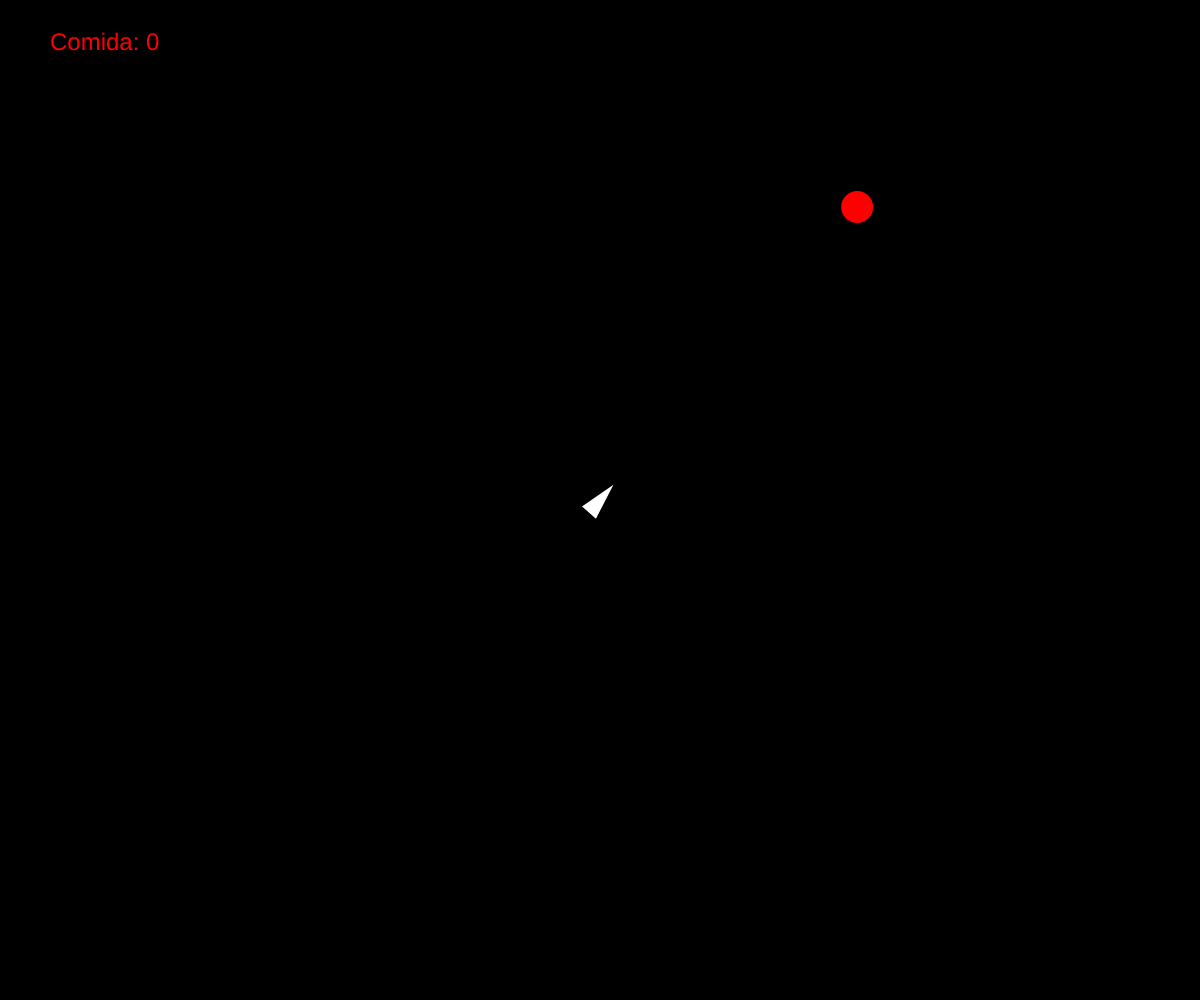
Frame 1 (no input)
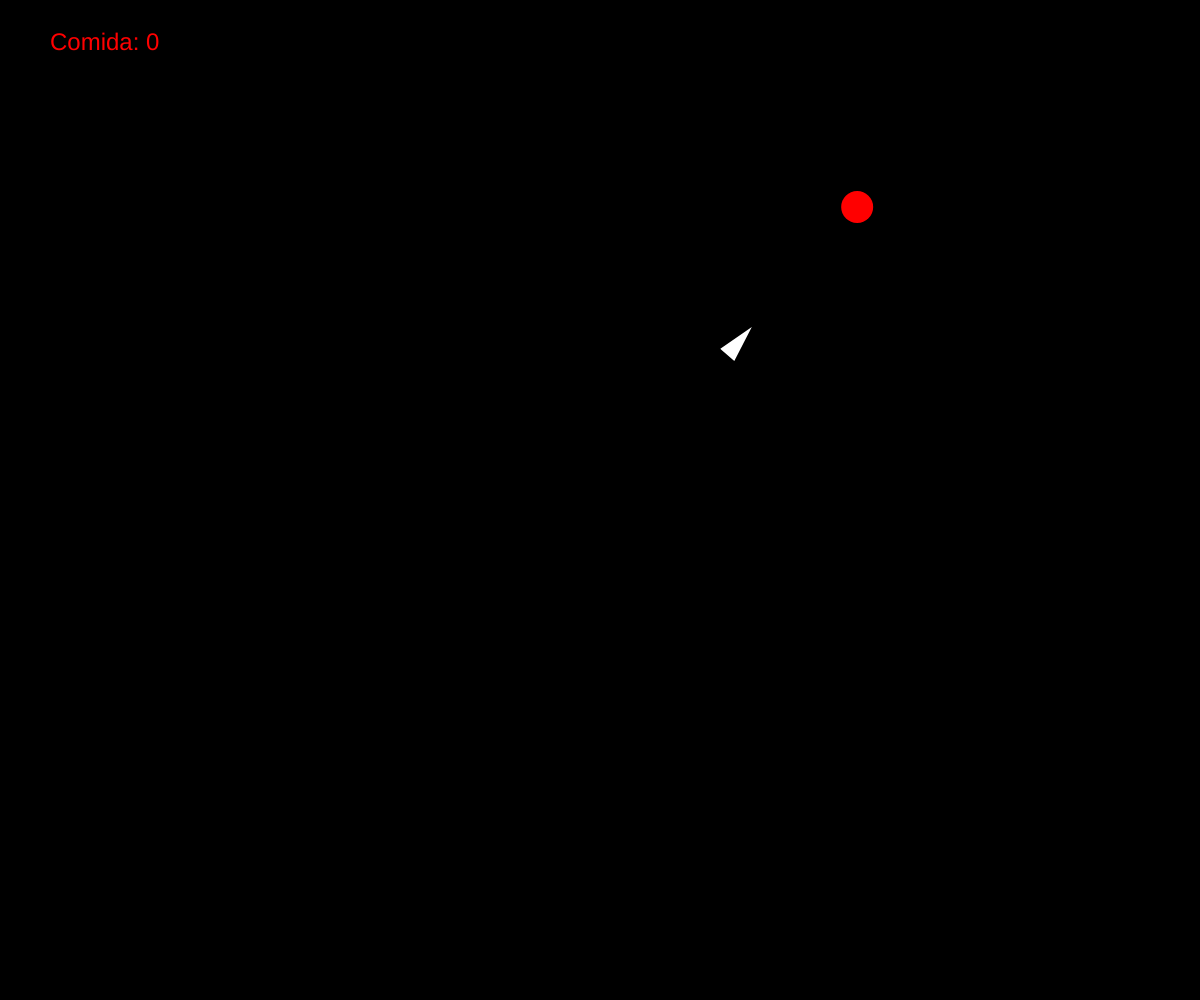
Frame 60 (no input)
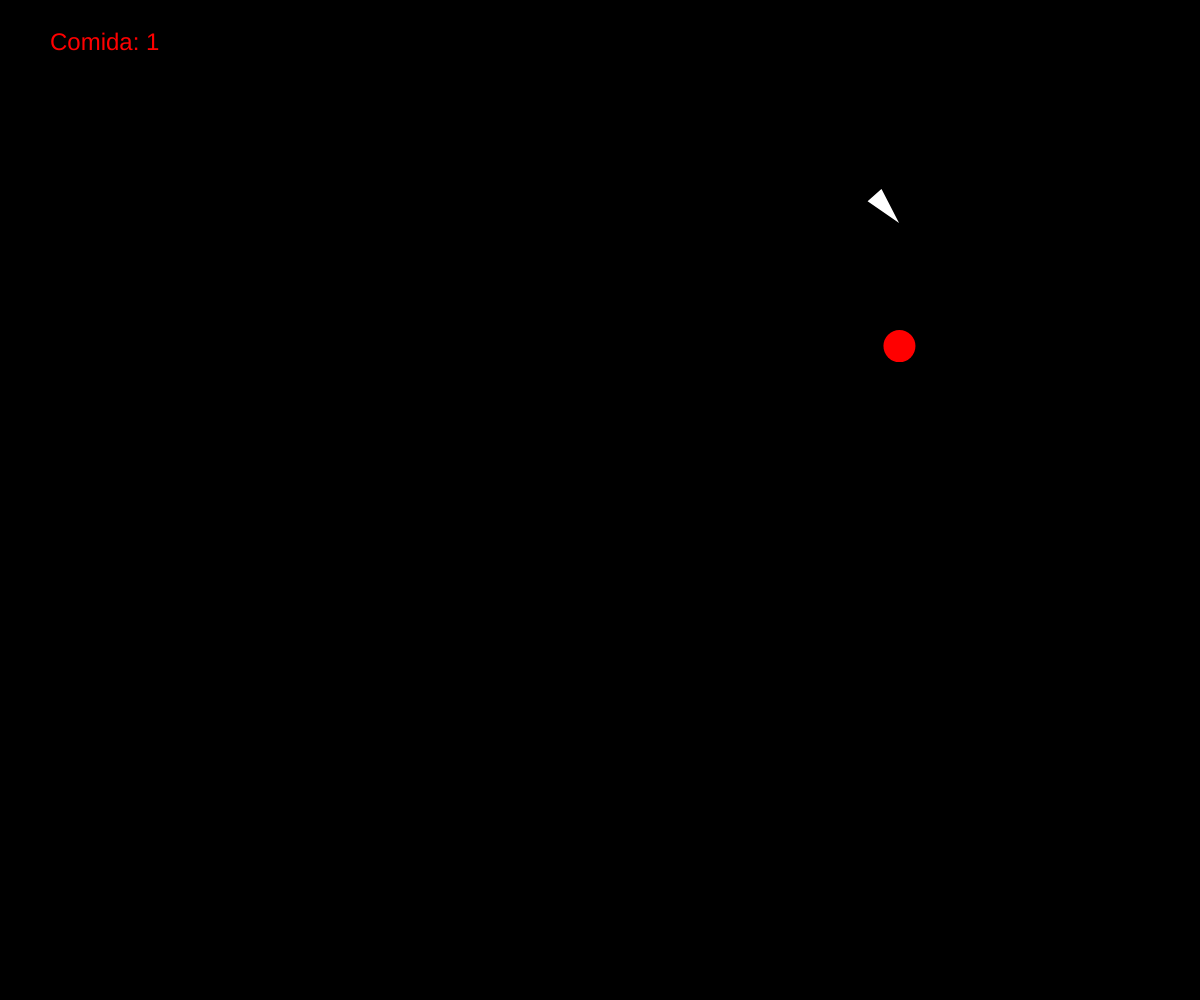
Frame 120 (the mouse pressed at the canvas centre since frame 60)

The p5.js sketch that drew these frames (run headless with seeded random() and noise() and a simulated clock; from frame 60 on, the mouse is pressed at the canvas centre):

// p5.js sketch
// ── sketch.js
// Seeking a Target (Seek)
// The Nature of Code
// The Coding Train / Daniel Shiffman
// https://youtu.be/p1Ws1ZhG36g
// https://thecodingtrain.com/learning/nature-of-code/5.2-seek.html

// Seek: https://editor.p5js.org/codingtrain/sketches/AxuChwlgb
// Seek with Sliders: https://editor.p5js.org/codingtrain/sketches/DROTtSI7J
// Arrive: https://editor.p5js.org/codingtrain/sketches/dQx9oOfTN
// Pursue: https://editor.p5js.org/codingtrain/sketches/XbsgoU_of

let vehicle;
let target;
let counter;

function setup() {
  createCanvas(windowWidth, windowHeight);
  vehicle = new Vehicle(width/2, height/2);
  target = createVector(random(width), random(height));
  counter = 0;
}

function draw() {
  background(0);
  fill(255, 0, 0);
  textSize(24);
  noStroke();
  
  d = ((target.x - vehicle.pos.x)**2 + (target.y - vehicle.pos.y)**2)**(1/2)
  if (d < 16) {
    target = createVector(random(width), random(height));
    counter += 1;
  }
  
  circle(target.x, target.y, 32);
  text("Comida: " + counter, 50, 50);
  
  vehicle.seek(target);
  vehicle.update();
  vehicle.show();
}

// ── vehicle.js
// Seeking a Target (Seek)
// The Nature of Code
// The Coding Train / Daniel Shiffman
// https://youtu.be/p1Ws1ZhG36g
// https://thecodingtrain.com/learning/nature-of-code/5.2-seek.html

// Seek: https://editor.p5js.org/codingtrain/sketches/AxuChwlgb
// Seek with Sliders: https://editor.p5js.org/codingtrain/sketches/DROTtSI7J
// Arrive: https://editor.p5js.org/codingtrain/sketches/dQx9oOfTN
// Pursue: https://editor.p5js.org/codingtrain/sketches/XbsgoU_of

class Vehicle {
  constructor(x, y) {
    this.pos = createVector(x, y);
    this.vel = createVector(0, 0);
    this.acc = createVector(0, 0);
    this.maxSpeed = 4;
    this.maxForce = 0.25;
    this.r = 16;
  }

  seek(target) {
    let force = p5.Vector.sub(target, this.pos);
    force.setMag(this.maxSpeed);
    force.sub(this.vel);
    force.limit(this.maxForce);
    this.applyForce(force);
  }

  applyForce(force) {
    this.acc.add(force);
  }

  update() {
    this.vel.add(this.acc);
    this.vel.limit(this.maxSpeed);
    this.pos.add(this.vel);
    this.acc.set(0, 0);
    this.edges();
  }

  show() {
    stroke(255);
    strokeWeight(2);
    fill(255);
    push();
    translate(this.pos.x, this.pos.y);
    rotate(this.vel.heading());
    triangle(-this.r, -this.r / 2, -this.r, this.r / 2, this.r, 0);
    pop();
  }

  edges() {
    if (this.pos.x > width + this.r) {
      this.pos.x = -this.r;
    } else if (this.pos.x < -this.r) {
      this.pos.x = width + this.r;
    }
    if (this.pos.y > height + this.r) {
      this.pos.y = -this.r;
    } else if (this.pos.y < -this.r) {
      this.pos.y = height + this.r;
    }
  }
}
